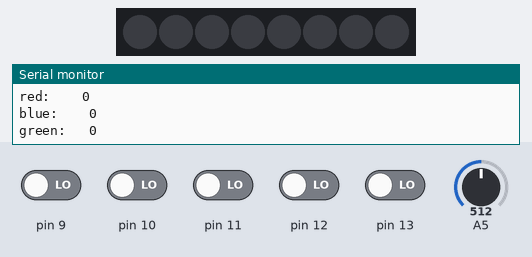
The sketch below on a simulated Arduino Uno, built with avr-gcc and run on an emulated ATmega328P. Parts: 8 RGB LEDs in strip order, left to right, the last lines printed to the serial monitor. The test bench sets the inputs (shaded band); at power-on: pin 9–13 LOW, A5 = 512. Dim RGB values are drawn brighter than linear.

Above: at 1.2 s.
1.3 s: pin 9 driven HIGH
At 1.51 s:
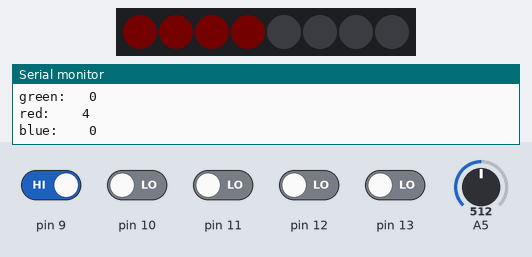
3.8 s: pin 10 driven HIGH
At 4.1 s:
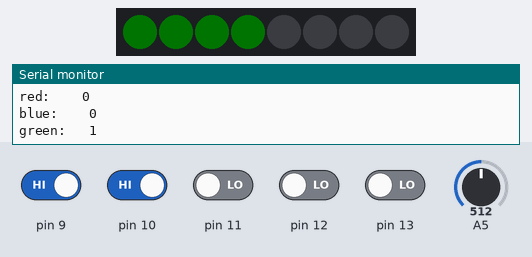
5.3 s: A5 set to 943
At 6.3 s:
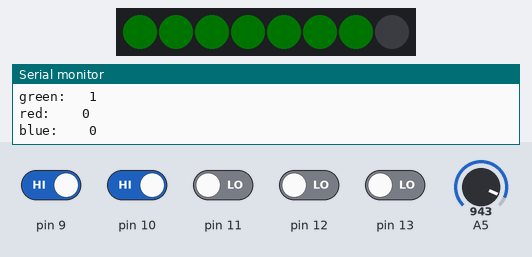
6.8 s: A5 set to 973
At 7.3 s:
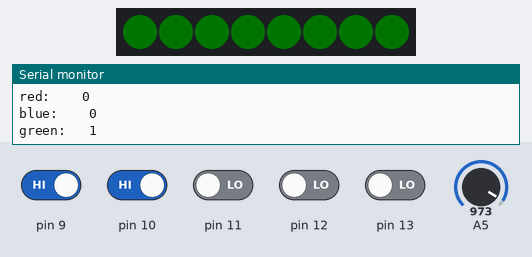
8.3 s: pin 11 driven HIGH
At 9.5 s:
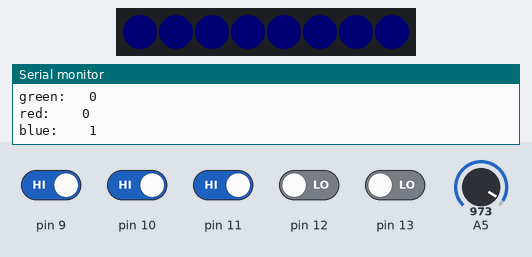
9.8 s: A5 set to 900
At 10.2 s:
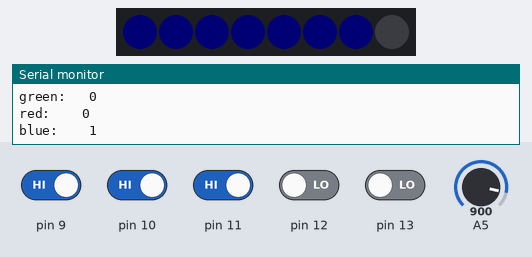
Timing chart, 0 to 12.3 s (numbered marks = the images above; inputs shaded):
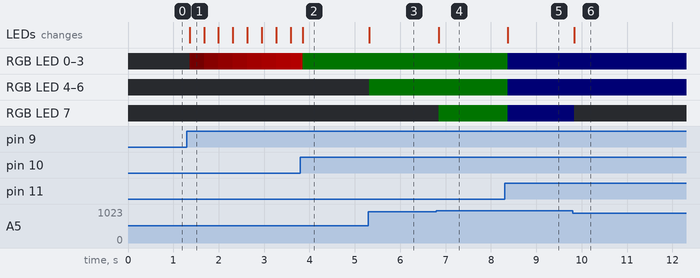

Measured:
- the behaviour switches between 959 and 960 on A5 (found by bisection; images 3 and 4)
- after the input at 1.3 s, RGB LED 0–3: off → RGB(1, 0, 0) after 0.06 s, → RGB(9, 0, 0) 0.31 s later, → RGB(18, 0, 0) 0.32 s later, → RGB(26, 0, 0) 0.32 s later, … (8 changes in this stretch); the LEDs: change after 0.06 s (image 1)
- after the input at 3.8 s, the LEDs: change after 0.06 s (image 2)
- after the input at 5.3 s, RGB LED 4–6: off → RGB(0, 1, 0) at once; the LEDs: change at once (image 3)
- after the input at 6.8 s, RGB LED 7: off → RGB(0, 1, 0) after 0.05 s; the LEDs: change after 0.05 s (image 4)
- after the input at 8.3 s, RGB LED 0–7: RGB(0, 1, 0) → RGB(0, 0, 1) after 0.08 s; the LEDs: change after 0.08 s (image 5)
- after the input at 9.8 s, RGB LED 7: RGB(0, 0, 1) → off at once; the LEDs: change at once (image 6)

The sketch:

Stoplight_Project_Code2.ino
```cpp
#include <Adafruit_NeoPixel.h>
#define PIN        6
#define NUMPIXELS 8
Adafruit_NeoPixel pixels(NUMPIXELS, PIN, NEO_GRB + NEO_KHZ800);

int x = 0;
int r;
int g;
int b;
void setup() {
 Serial.begin(9600);
 pinMode(9, INPUT);
 pixels.begin();
}

void loop() {
  int p = digitalRead(13);
  int s = digitalRead(12);
  int u = digitalRead(11);
  int t = digitalRead(10);
  int z = digitalRead(9);
  int y = round(analogRead(5) / 127.875);


  for(int i = 0; i < y; i++) {

    pixels.setPixelColor(i, pixels.Color(r, g, b));
   //x = x + 50;


}

    delay(10);
     pixels.show();
     pixels.clear();


     if(z == HIGH) {
      g = g - g;
      b = b - b;
      r++;
     }

  if(t == HIGH) {
      r = r- r;
      b = b - b;
      g++;
     }
  if(u == HIGH) {
      r = r - r;
      g = g - g;
      b++;
     }


 Serial.print("blue:    ");
  Serial.println(b);
  Serial.print("green:   ");
  Serial.println(g);
  Serial.print("red:    ");
  Serial.println(r);
  delay(20);

}
```
